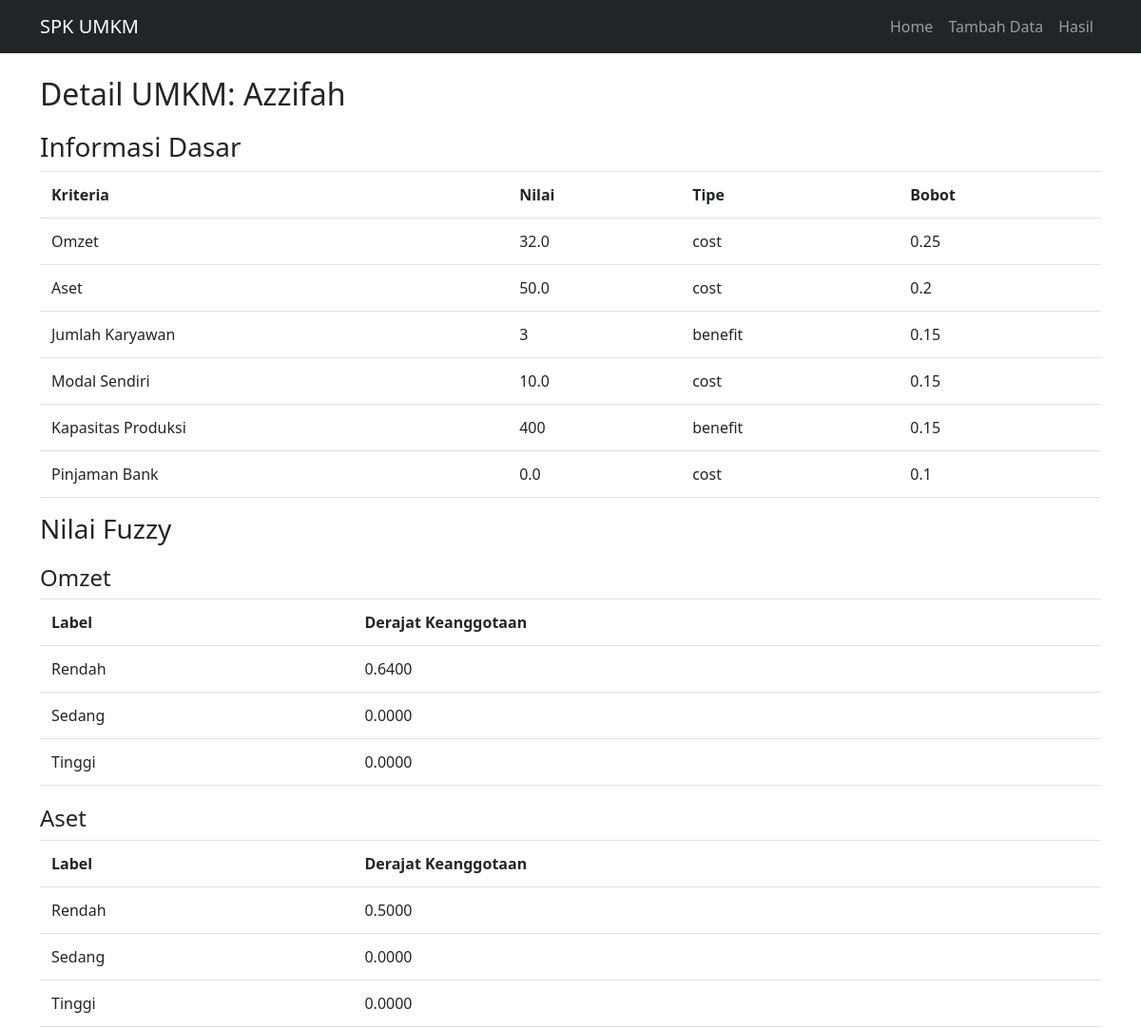
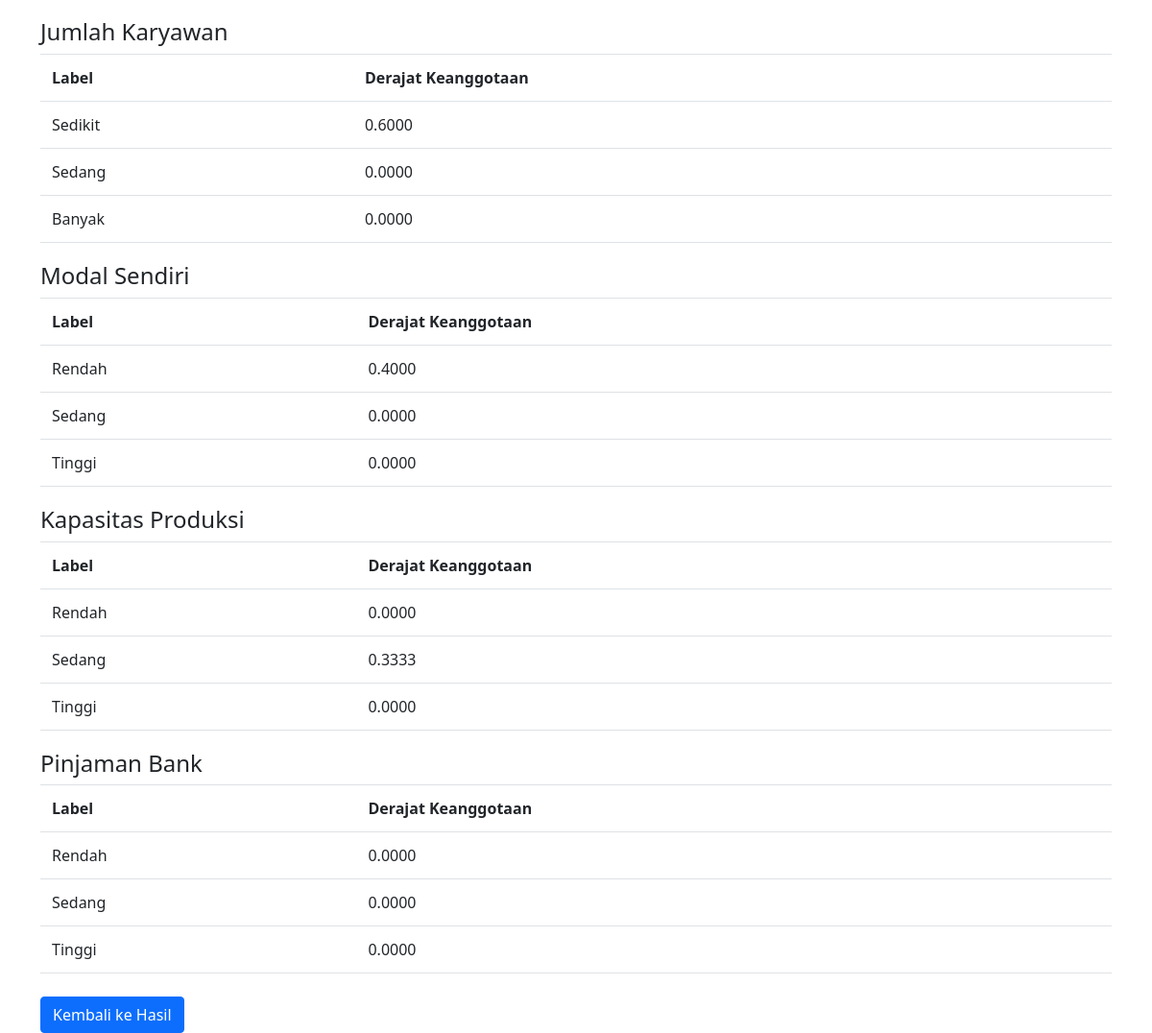
Screenshot of /detail/Azzifah with the database file from the repository (2 pictures, top to bottom).
### tables this page shows
CREATE TABLE umkm (
    id INTEGER PRIMARY KEY AUTOINCREMENT,
    nama TEXT NOT NULL,
    omzet REAL NOT NULL,
    aset REAL NOT NULL,
    jumlah_karyawan INTEGER NOT NULL,
    modal_sendiri REAL NOT NULL,
    kapasitas_produksi INTEGER NOT NULL,
    pinjaman_bank REAL NOT NULL
);

### app.py (the view)
@app.route('/detail/<nama>')
def detail(nama):
    conn = get_db_connection()
    umkm = conn.execute(
        'SELECT * FROM umkm WHERE nama = ?', (nama,)).fetchone()
    conn.close()
    if not umkm:
        return redirect(url_for('index'))
    data = dict(umkm)
    data.pop('id', None)
    fuzzy_values = {}
    for criteria in criteria_type.keys():
        if criteria != 'nama':
            fuzzy_values[criteria] = fuzzify_criteria(data[criteria], criteria)
    detail_data = {
        'umkm': data,
        'fuzzy_values': fuzzy_values,
        'criteria_type': criteria_type,
        'criteria_weights': criteria_weights
    }
    return render_template('detail.html', data=detail_data)

### app.py (called while the page is built)
def get_db_connection():
    conn = sqlite3.connect(DATABASE)
    conn.row_factory = sqlite3.Row
    return conn

### fuzzy_logic.py (called while the page is built)
def fuzzy_membership(x, a, b, c):
   if x <= a or x >= c:
       return 0
   elif a < x <= b:
       return (x - a) / (b - a)
   else:
       return (c - x) / (c - b)

### templates/detail.html (shortened to what this page needs)
{% extends 'base.html' %}
{% block content %}
<h2>Detail UMKM: {{ data.umkm.nama }}</h2>
<div class="detail-container">
    <div class="basic-info">
        <h3>Informasi Dasar</h3>
        <table class="table">
            <tr>
                <th>Kriteria</th>
                <th>Nilai</th>
                <th>Tipe</th>
                <th>Bobot</th>
            </tr>
            {% for criteria, value in data.umkm.items() %}
            {% if criteria != 'nama' %}
            <tr>
                <td>{{ criteria|replace('_', ' ')|title }}</td>
                <td>{{ value }}</td>
                <td>{{ data.criteria_type[criteria] }}</td>
                <td>{{ data.criteria_weights[criteria] }}</td>
            </tr>
            {% endif %}
            {% endfor %}
        </table>
    </div>
    <div class="fuzzy-values">
        <h3>Nilai Fuzzy</h3>
        {% for criteria, fuzzy_set in data.fuzzy_values.items() %}
        <div class="fuzzy-criteria">
            <h4>{{ criteria|replace('_', ' ')|title }}</h4>
            <table class="table">
                <tr>
                    <th>Label</th>
                    <th>Derajat Keanggotaan</th>
                </tr>
                {% for label, value in fuzzy_set.items() %}
                <tr>
                    <td>{{ label|title }}</td>
                    <td>{{ "%.4f"|format(value) }}</td>
                </tr>
                {% endfor %}
            </table>
        </div>
        {% endfor %}
    </div>
</div>
<div class="mt-4">
    <a href="{{ url_for('result') }}" class="btn btn-primary">Kembali ke Hasil</a>
</div>
{% endblock %}

### templates/detail.html (style rules this page uses)
.detail-container { margin: 20px 0; }
.fuzzy-criteria { margin: 20px 0; }
.table { width: 100%; margin-bottom: 1rem; background-color: transparent; }
.table th, .table td { padding: 0.75rem; vertical-align: top; border-top: 1px solid #dee2e6; }

### rows the page displays
umkm: umkm.nama "Azzifah", criteria "Omzet", omzet "32.0", criteria_type "cost", criteria_weights "0.25", criteria "Aset", aset "50.0", criteria_weights "0.2", criteria "Modal Sendiri", modal_sendiri "10.0", criteria_weights "0.15", criteria "Kapasitas Produksi", kapasitas_produksi "400", criteria_type "benefit", criteria "Pinjaman Bank", pinjaman_bank "0.0", criteria_weights "0.1"

### other values shown
{{ criteria|replace('_', ' ')|title }} "Jumlah Karyawan"
{{ value }} "3"
{{ data.criteria_type[criteria] }} "benefit"
{{ data.criteria_weights[criteria] }} "0.15"
{{ criteria|replace('_', ' ')|title }} "Omzet" "Aset" "Jumlah Karyawan" "Modal Sendiri" "Kapasitas Produksi" "Pinjaman Bank"
{{ label|title }} "Rendah" "Sedang" "Tinggi" "Rendah" "Sedang" "Tinggi" "Sedikit" "Sedang" "Banyak" "Rendah" "Sedang" "Tinggi" "Rendah" "Sedang" "Tinggi" "Rendah" "Sedang" "Tinggi"
{{ "%.4f"|format(value) }} "0.6400" "0.0000" "0.0000" "0.5000" "0.0000" "0.0000" "0.6000" "0.0000" "0.0000" "0.4000" "0.0000" "0.0000" "0.0000" "0.3333" "0.0000" "0.0000" "0.0000" "0.0000"
